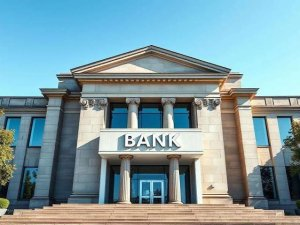
#> input picture backend/data/media_cache/thumb_1.jpg, 300 x 225 px
$ python -i object_detector.py   (imports and definitions only)
#> lines starting #> are read from the running program, lines starting #| are printed output that depends on the picture; after the words box and inside, x2 and y2 are one past the last pixel; in counts of white or black regions, pixels touching at a corner belong together
import os
import re
import logging
import cv2
import numpy as np
from PIL import Image

logger = logging.getLogger("memora.object_detector")

class VisualContentDetector:
    """
    Local Computer Vision Content & Scene Understanding Engine.
    Detects:
    1. Objects: person, tree, sky, building, vehicle, laptop, mobile, animal, document, etc.
    2. Scene context: indoor, outdoor, classroom, workshop, office, event, nature, street, etc.
    3. Screenshot Detection: UI patterns, synthetic straight lines, solid bars, standard display ratios.
    4. Image Classification: photograph, screenshot, scanned_document, event_photo, project_image, certificate.
    """

    def __init__(self):
        # Color ranges in HSV for scene & environmental understanding
        self.HSV_PROFILES = {
            "sky_blue": ((95, 40, 100), (135, 255, 255)),
            "vegetation_green": ((35, 40, 40), (85, 255, 255)),
            "skin_tones": ((0, 30, 60), (25, 170, 255)),
            "earth_brown": ((10, 40, 30), (25, 200, 180)),
            "water_cyan": ((80, 50, 50), (105, 255, 255)),
            "night_dark": ((0, 0, 0), (180, 255, 40))
        }

    def detect_screenshot(self, img_bgr: np.ndarray) -> tuple[bool, float, dict]:
        """
        Detects if an image is a screenshot using structural and chromatic computer vision indicators:
        - Synthetic straight horizontal/vertical borders (UI window borders, toolbars)
        - Palette quantization / solid color regions
        - Aspect ratios matching standard monitors (16:9, 16:10, 1920x1080, 1366x768)
        - Low chromatic variance within rectangular blocks
        """
        try:
            h, w = img_bgr.shape[:2]
            gray = cv2.cvtColor(img_bgr, cv2.COLOR_BGR2GRAY)

            # 1. Edge orientation analysis: Screenshots have heavy strict horizontal & vertical lines
            edges = cv2.Canny(gray, 50, 150)
            lines = cv2.HoughLinesP(edges, 1, np.pi / 180, threshold=100, minLineLength=max(w, h) // 8, maxLineGap=10)

            strict_axis_aligned_lines = 0
            total_lines = len(lines) if lines is not None else 0

            if lines is not None:
                for line in lines:
                    coords = line[0] if len(line) == 1 else line
                    x1, y1, x2, y2 = int(coords[0]), int(coords[1]), int(coords[2]), int(coords[3])
                    dx = abs(x2 - x1)
                    dy = abs(y2 - y1)
                    if dx < 3 or dy < 3:  # Perfectly vertical or horizontal
                        strict_axis_aligned_lines += 1

            axis_aligned_ratio = strict_axis_aligned_lines / max(1, total_lines)

            # 2. Solid color blocks / UI regions
            # Downscale and compute unique color palette size
            small = cv2.resize(img_bgr, (128, 128))
            unique_colors = len(np.unique(small.reshape(-1, 3), axis=0))
            palette_sparsity = 1.0 - min(1.0, unique_colors / 3000.0)

            # 3. Standard screen aspect ratio match
            aspect = w / max(1, h)
            is_screen_ratio = (
                abs(aspect - 1.777) < 0.05 or  # 16:9
                abs(aspect - 1.6) < 0.05 or    # 16:10
                abs(aspect - 2.16) < 0.08 or   # Mobile 19.5:9
                abs(aspect - 1.333) < 0.05     # 4:3
            )

            # 4. Corner uniformity (browser bars, taskbars)
            top_bar = gray[:max(1, h // 20), :]
            top_bar_std = float(np.std(top_bar))

            # Composite screenshot probability
            score = 0.0
            if strict_axis_aligned_lines >= 8 and axis_aligned_ratio > 0.50:
                score += 0.50
            elif strict_axis_aligned_lines >= 5 and axis_aligned_ratio > 0.40:
                score += 0.30

            if palette_sparsity > 0.60 and strict_axis_aligned_lines >= 6:
                score += 0.25
            if is_screen_ratio and strict_axis_aligned_lines >= 5:
                score += 0.15
            if top_bar_std < 8.0 and strict_axis_aligned_lines >= 5:  # Flat top toolbar
                score += 0.15

            confidence = min(0.98, max(0.05, score))
            is_screenshot = confidence >= 0.50 and strict_axis_aligned_lines >= 6

            details = {
                "axis_aligned_lines": strict_axis_aligned_lines,
                "palette_sparsity": round(palette_sparsity, 2),
                "is_screen_ratio": is_screen_ratio,
                "top_bar_uniformity": round(top_bar_std, 2)
            }

            return is_screenshot, round(confidence, 2), details

        except Exception as e:
            logger.error(f"Error in screenshot detection: {e}")
            return False, 0.0, {}

    def analyze_visual_content(self, image_path: str, filename: str = "") -> dict:
        """
        Analyzes visual content, detects objects, identifies scenes, and classifies media.
        """
#> called with image_path = '../../../data/media_cache/thumb_1.jpg', filename = ''
        if not os.path.exists(image_path):
            return {
                "category": "other",
                "is_screenshot": False,
                "screenshot_confidence": 0.0,
                "detected_objects": [],
                "detected_scenes": [],
                "dominant_colors": []
            }

        try:
            img_bgr = cv2.imread(image_path)
#> img_bgr is the input picture: shape (225, 300, 3); mean B, G, R 163.5, 156.5, 127.2
            if img_bgr is None:
                pil_img = Image.open(image_path).convert("RGB")
                img_bgr = cv2.cvtColor(np.array(pil_img), cv2.COLOR_RGB2BGR)

            h, w = img_bgr.shape[:2]
#> h = 225; w = 300
            total_pixels = max(1, h * w)
#> total_pixels = 67500
            img_hsv = cv2.cvtColor(img_bgr, cv2.COLOR_BGR2HSV)
#> img_hsv: shape (225, 300, 3); mean H, S, V 71.6, 87.2, 175.4
            gray = cv2.cvtColor(img_bgr, cv2.COLOR_BGR2GRAY)
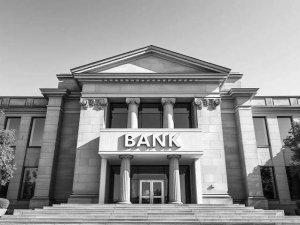
#> gray: shape (225, 300); min 1, max 255, mean 148.5

            detected_objects = []
            detected_scenes = []

            # 1. Screenshot Detection
            is_screenshot, sc_confidence, sc_details = self.detect_screenshot(img_bgr)
#> in detect_screenshot, `edges = cv2.Canny(gray, 50, 150)`:
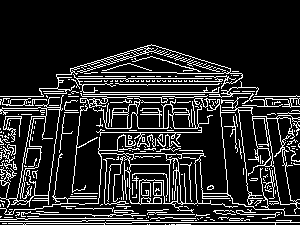
#> edges: shape (225, 300); 15.5% white in thin lines or dots, all inside (x1, y1, x2, y2) = (0, 44, 300, 225)
#> in detect_screenshot, `lines = cv2.HoughLinesP(edges, 1, np.pi / 180, threshold=100, minLineL..`: lines = 31 rows, first 6: [17, 218, 200, 218], [194, 96, 232, 96], [147, 214, 209, 214], [222, 203, 299, 203], [132, 222, 299, 222], [81, 109, 176, 108]
#> in detect_screenshot, `total_lines = len(lines) if lines is not None else 0`: total_lines = 31
#> the loop in detect_screenshot, `for line in lines:` made 31 passes
#> (x1, y1, x2, y2, dx, dy) on passes 1 to 12: (17, 218, 200, 218, 183, 0), (194, 96, 232, 96, 38, 0), (147, 214, 209, 214, 62, 0), (222, 203, 299, 203, 77, 0), (132, 222, 299, 222, 167, 0), (81, 109, 176, 108, 95, 1), (76, 78, 241, 78, 165, 0), (248, 198, 290, 198, 42, 0), (68, 94, 232, 94, 164, 0), (186, 110, 251, 110, 65, 0), (66, 92, 230, 92, 164, 0), (61, 102, 245, 102, 184, 0)
#> after the loop in detect_screenshot, `for line in lines:`: strict_axis_aligned_lines = 30
#> in detect_screenshot, `axis_aligned_ratio = strict_axis_aligned_lines / max(1, total_lines)`: axis_aligned_ratio = 0.968
#> in detect_screenshot, `small = cv2.resize(img_bgr, (128, 128))`:
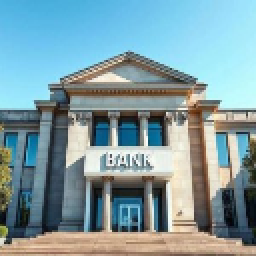
#> small: shape (128, 128, 3) (shown 2 times larger); mean B, G, R 163.3, 156.3, 127
#> in detect_screenshot, `unique_colors = len(np.unique(small.reshape(-1, 3), axis=0))`: unique_colors = 12694
#> in detect_screenshot, `palette_sparsity = 1.0 - min(1.0, unique_colors / 3000.0)`: palette_sparsity = 0
#> in detect_screenshot, `top_bar_std = float(np.std(top_bar))`: top_bar_std = 20.02
#> in detect_screenshot, `is_screenshot = confidence >= 0.50 and strict_axis_aligned_lines >= 6`: is_screenshot = True
#> in detect_screenshot, `details = { "axis_aligned_lines": strict_axis_aligned_lines, "palette_..`: details = {'axis_aligned_lines': 30, 'palette_sparsity': 0, 'is_screen_ratio': True, 'top_bar_uniformity': 20.02}
#> is_screenshot = True; sc_confidence = 0.65; sc_details has the same summary as details in detect_screenshot

            # 2. Color Distribution & Environment Analysis
            color_coverage = {}
            for name, (lower, upper) in self.HSV_PROFILES.items():
                mask = cv2.inRange(img_hsv, np.array(lower), np.array(upper))
                coverage = float(np.count_nonzero(mask)) / total_pixels
                color_coverage[name] = coverage
#> this loop made 6 passes
#> coverage on passes 1 to 6: 0.426, 0.00717, 0.208, 0.102, 0.501, 0.038
#> pass 1, in analyze_visual_content, `mask = cv2.inRange(img_hsv, np.array(lower), np.array(upper))`:
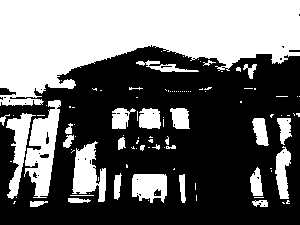
#> mask: shape (225, 300); 42.6% white; 104 white regions (74 under 20 px), largest, box (x1, y1, x2, y2) and area: (0, 0, 300, 106) 19818, (24, 100, 61, 198) 1886, (72, 141, 106, 202) 1188
#> pass 3, in analyze_visual_content, `mask = cv2.inRange(img_hsv, np.array(lower), np.array(upper))`:
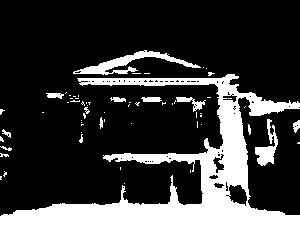
#> mask: shape (225, 300); 20.8% white; 63 white regions (48 under 20 px), largest, box (x1, y1, x2, y2) and area: (0, 74, 300, 225) 11824, (73, 50, 201, 75) 903, (255, 119, 278, 166) 446
#> after the loop:
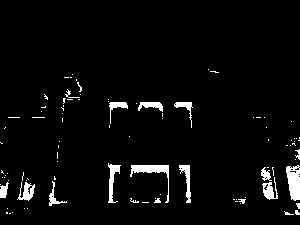
#> mask: shape (225, 300); 3.8% white; 96 white regions (80 under 20 px), largest, box (x1, y1, x2, y2) and area: (286, 165, 300, 201) 376, (130, 165, 169, 203) 338, (108, 163, 121, 203) 217
#> after the loop, color_coverage = {'sky_blue': 0.426, 'vegetation_green': 0.00717, 'skin_tones': 0.208, 'earth_brown': 0.102, 'water_cyan': 0.501, 'night_dark': 0.038}

            # Sky / Outdoors
            if color_coverage["sky_blue"] > 0.12:
                detected_objects.append("sky")
                detected_scenes.append("outdoor")

            # Vegetation / Trees / Nature
            if color_coverage["vegetation_green"] > 0.10:
                detected_objects.append("tree")
                detected_objects.append("nature")
                detected_scenes.append("nature")

            # Water / Marine
            if color_coverage["water_cyan"] > 0.15:
                detected_objects.append("water")
                detected_scenes.append("outdoor")

            # 3. People / Faces Detection via Haar cascades or skin color clustering
            face_cascade_path = cv2.data.haarcascades + "haarcascade_frontalface_default.py" if hasattr(cv2, "data") else ""
            face_count = 0
            if hasattr(cv2, "data") and os.path.exists(cv2.data.haarcascades + "haarcascade_frontalface_default.xml"):
                face_cascade = cv2.CascadeClassifier(cv2.data.haarcascades + "haarcascade_frontalface_default.xml")
                faces = face_cascade.detectMultiScale(gray, scaleFactor=1.1, minNeighbors=4, minSize=(30, 30))
#> faces = ()
                face_count = len(faces)
#> face_count = 0

            if face_count > 0 or color_coverage["skin_tones"] > 0.08:
                detected_objects.append("person")
                if face_count >= 3:
                    detected_objects.append("group")
                    detected_scenes.append("event")
                elif face_count == 1:
                    detected_objects.append("portrait")

            # 4. Text & Document / Certificate structure
            # High edge density in rectangular text bands indicates documents/slides/certificates
            thresh = cv2.adaptiveThreshold(gray, 255, cv2.ADAPTIVE_THRESH_GAUSSIAN_C, cv2.THRESH_BINARY_INV, 11, 2)
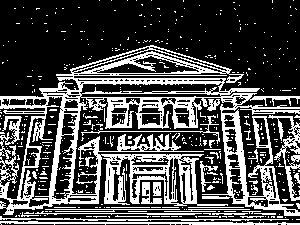
#> thresh: shape (225, 300); 30.4% white; 488 white regions (451 under 20 px)
            contours, _ = cv2.findContours(thresh, cv2.RETR_EXTERNAL, cv2.CHAIN_APPROX_SIMPLE)
#> contours = 408 contours, 393 with area under 20; largest, box (x1, y1, x2, y2) and area: (0, 45, 300, 216) 22404, (268, 115, 300, 201) 520, (0, 221, 300, 225) 378, (0, 116, 22, 159) 210, (141, 182, 162, 204) 168
            text_like_boxes = 0
            for cnt in contours:
                x, y, bw, bh = cv2.boundingRect(cnt)
                if bw > 20 and bh > 5 and bh < 60 and bw / max(1, bh) > 1.5:
                    text_like_boxes += 1
#> this loop made 408 passes
#> (x, y, bw, bh, text_like_boxes) on pass 227: (81, 115, 139, 29, 1)
#> (cnt, x, y, bw, bh) on passes 2, 5, 7, 10, 11, 12: ([[296, 219], [299, 219]], 296, 219, 4, 1), ([[277, 216], [277, 217], [282, 217], [282, 216]], 277, 216, 6, 2), ([[268, 216], [268, 217]], 268, 216, 1, 2), ([[228, 216], [233, 216]], 228, 216, 6, 1), ([[222, 216], [225, 216], [226, 217], [226, 216]], 222, 216, 5, 2), ([[219, 216], [219, 217], [220, 217], [220, 216]], 219, 216, 2, 2)
#> after the loop, text_like_boxes = 1

            if text_like_boxes > 30 and not is_screenshot:
                detected_objects.append("document")
                detected_scenes.append("office")

            # 5. Electronic Devices & Tech / Classroom / Workshop Context
            # Look for rectangular display panels or projector frames
            rectangles = 0
            for cnt in contours:
                approx = cv2.approxPolyDP(cnt, 0.02 * cv2.arcLength(cnt, True), True)
                if len(approx) == 4 and cv2.contourArea(cnt) > (total_pixels * 0.03):
                    rectangles += 1
#> this loop made 408 passes
#> approx on passes 1 to 3: [[0, 221], [299, 224]], [[296, 219], [299, 219]], [[292, 219]]
#> after the loop, rectangles = 0

            if rectangles >= 1 and (is_screenshot or text_like_boxes > 15):
                detected_objects.append("display")
                if "person" in detected_objects or "document" in detected_objects:
                    detected_objects.append("laptop")
                    detected_scenes.append("workshop")

            # 6. Dominant Colors (Top 3 hex colors)
            pixels = img_bgr.reshape(-1, 3)
            # Sample 2000 pixels for fast histogram extraction
            sample_idx = np.random.choice(pixels.shape[0], min(2000, pixels.shape[0]), replace=False)
            sampled = pixels[sample_idx]
#> sampled = 2000 rows, first 8: [121, 137, 166], [249, 230, 155], [241, 204, 119], [228, 183, 86], [11, 18, 15], [252, 241, 179], [141, 127, 99], [211, 212, 202]
            mean_b, mean_g, mean_r = np.mean(sampled, axis=0)
#> mean_b = 161.8; mean_g = 155.7; mean_r = 127.8
            dominant_hex = f"#{int(mean_r):02x}{int(mean_g):02x}{int(mean_b):02x}"
#> dominant_hex = '#7f9ba1'

            # 7. Image Classification Category
            fn_low = filename.lower()
            if is_screenshot:
                category = "screenshot"
            elif "certificate" in fn_low or "cert" in fn_low or (text_like_boxes > 40 and "document" in detected_objects and len(contours) < 200):
                category = "certificate"
                detected_objects.append("certificate")
            elif "scanned" in fn_low or (text_like_boxes > 50 and not is_screenshot):
                category = "scanned_document"
            elif face_count >= 2 or "event" in fn_low or "workshop" in fn_low:
                category = "event_photo"
                detected_scenes.append("event")
            elif "project" in fn_low or "code" in fn_low or "diagram" in fn_low:
                category = "project_image"
            elif "tree" in detected_objects or "sky" in detected_objects or "nature" in detected_objects:
                category = "photograph"
                if "outdoor" not in detected_scenes:
                    detected_scenes.append("outdoor")
            elif "person" in detected_objects:
                category = "photograph"
            else:
                category = "photograph" if not is_screenshot else "screenshot"

            # Default scene if empty
            if not detected_scenes:
                detected_scenes.append("indoor" if is_screenshot or "office" in detected_scenes else "outdoor")

            # Deduplicate items
            clean_objects = sorted(list(set(detected_objects)))
            clean_scenes = sorted(list(set(detected_scenes)))

            return {
                "visual_category": category,
                "is_screenshot": is_screenshot,
                "screenshot_confidence": sc_confidence,
                "detected_objects": clean_objects,
                "detected_scenes": clean_scenes,
                "dominant_colors": [dominant_hex]
            }

        except Exception as e:
            logger.error(f"Error in visual content detection for {image_path}: {e}", exc_info=True)
            return {
                "visual_category": "other",
                "is_screenshot": False,
                "screenshot_confidence": 0.0,
                "detected_objects": [],
                "detected_scenes": ["general"],
                "dominant_colors": ["#808080"]
            }

visual_content_detector = VisualContentDetector()

>>> result = VisualContentDetector().analyze_visual_content('../../../data/media_cache/thumb_1.jpg')
#> result = {'visual_category': 'screenshot', 'is_screenshot': True, 'screenshot_confidence': 0.65, 'detected_objects': ['person', 'sky', 'water'], 'detected_scenes': ['outdoor'], 'dominant_colors': ['#7f9ba1']}
